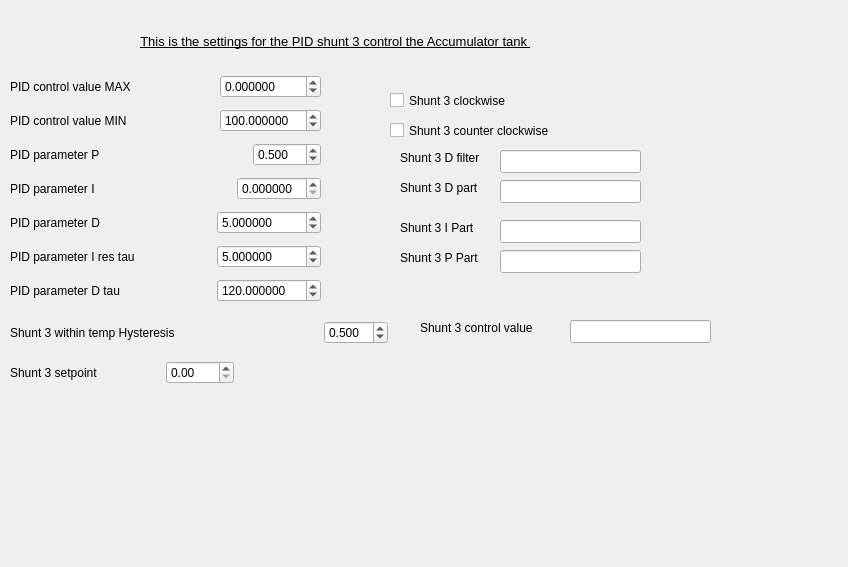
<?xml version="1.0" encoding="UTF-8"?>
<ui version="4.0">
 <class>view_shunt3_regulator</class>
 <widget class="QDialog" name="view_shunt3_regulator">
  <property name="geometry">
   <rect>
    <x>0</x>
    <y>0</y>
    <width>848</width>
    <height>567</height>
   </rect>
  </property>
  <property name="windowTitle">
   <string>Dialog</string>
  </property>
  <widget class="QWidget" name="layoutWidget_2">
   <property name="geometry">
    <rect>
     <x>10</x>
     <y>70</y>
     <width>311</width>
     <height>241</height>
    </rect>
   </property>
   <layout class="QVBoxLayout" name="verticalLayout_40">
    <item>
     <layout class="QHBoxLayout" name="horizontalLayout_65">
      <item>
       <widget class="QLabel" name="label_111">
        <property name="minimumSize">
         <size>
          <width>150</width>
          <height>0</height>
         </size>
        </property>
        <property name="text">
         <string>PID control value MAX</string>
        </property>
       </widget>
      </item>
      <item>
       <spacer name="horizontalSpacer_19">
        <property name="orientation">
         <enum>Qt::Horizontal</enum>
        </property>
        <property name="sizeHint" stdset="0">
         <size>
          <width>40</width>
          <height>20</height>
         </size>
        </property>
       </spacer>
      </item>
      <item>
       <widget class="QDoubleSpinBox" name="doubleSpinBox_pid_shunt3_cvu">
        <property name="decimals">
         <number>6</number>
        </property>
        <property name="minimum">
         <double>-1000.000000000000000</double>
        </property>
        <property name="maximum">
         <double>1000.000000000000000</double>
        </property>
        <property name="value">
         <double>0.000000000000000</double>
        </property>
       </widget>
      </item>
     </layout>
    </item>
    <item>
     <layout class="QHBoxLayout" name="horizontalLayout_66">
      <item>
       <widget class="QLabel" name="label_112">
        <property name="minimumSize">
         <size>
          <width>150</width>
          <height>0</height>
         </size>
        </property>
        <property name="text">
         <string>PID control value MIN</string>
        </property>
       </widget>
      </item>
      <item>
       <spacer name="horizontalSpacer_20">
        <property name="orientation">
         <enum>Qt::Horizontal</enum>
        </property>
        <property name="sizeHint" stdset="0">
         <size>
          <width>40</width>
          <height>20</height>
         </size>
        </property>
       </spacer>
      </item>
      <item>
       <widget class="QDoubleSpinBox" name="doubleSpinBox_pid_shunt3_cvl">
        <property name="decimals">
         <number>6</number>
        </property>
        <property name="minimum">
         <double>-1000.000000000000000</double>
        </property>
        <property name="maximum">
         <double>1000.000000000000000</double>
        </property>
        <property name="value">
         <double>100.000000000000000</double>
        </property>
       </widget>
      </item>
     </layout>
    </item>
    <item>
     <layout class="QHBoxLayout" name="horizontalLayout_68">
      <item>
       <widget class="QLabel" name="label_113">
        <property name="minimumSize">
         <size>
          <width>150</width>
          <height>0</height>
         </size>
        </property>
        <property name="text">
         <string>PID parameter P</string>
        </property>
       </widget>
      </item>
      <item>
       <spacer name="horizontalSpacer_22">
        <property name="orientation">
         <enum>Qt::Horizontal</enum>
        </property>
        <property name="sizeHint" stdset="0">
         <size>
          <width>40</width>
          <height>20</height>
         </size>
        </property>
       </spacer>
      </item>
      <item>
       <widget class="QDoubleSpinBox" name="doubleSpinBox_shunt3_gain">
        <property name="decimals">
         <number>3</number>
        </property>
        <property name="minimum">
         <double>-10.000000000000000</double>
        </property>
        <property name="maximum">
         <double>10.000000000000000</double>
        </property>
        <property name="singleStep">
         <double>0.100000000000000</double>
        </property>
        <property name="value">
         <double>0.500000000000000</double>
        </property>
       </widget>
      </item>
     </layout>
    </item>
    <item>
     <layout class="QHBoxLayout" name="horizontalLayout_69">
      <item>
       <widget class="QLabel" name="label_114">
        <property name="minimumSize">
         <size>
          <width>150</width>
          <height>0</height>
         </size>
        </property>
        <property name="text">
         <string>PID parameter I</string>
        </property>
       </widget>
      </item>
      <item>
       <spacer name="horizontalSpacer_23">
        <property name="orientation">
         <enum>Qt::Horizontal</enum>
        </property>
        <property name="sizeHint" stdset="0">
         <size>
          <width>40</width>
          <height>20</height>
         </size>
        </property>
       </spacer>
      </item>
      <item>
       <widget class="QDoubleSpinBox" name="doubleSpinBox_pid_shunt3_i">
        <property name="decimals">
         <number>6</number>
        </property>
        <property name="value">
         <double>0.000000000000000</double>
        </property>
       </widget>
      </item>
     </layout>
    </item>
    <item>
     <layout class="QHBoxLayout" name="horizontalLayout_70">
      <item>
       <widget class="QLabel" name="label_120">
        <property name="minimumSize">
         <size>
          <width>150</width>
          <height>0</height>
         </size>
        </property>
        <property name="text">
         <string>PID parameter D</string>
        </property>
       </widget>
      </item>
      <item>
       <spacer name="horizontalSpacer_24">
        <property name="orientation">
         <enum>Qt::Horizontal</enum>
        </property>
        <property name="sizeHint" stdset="0">
         <size>
          <width>40</width>
          <height>20</height>
         </size>
        </property>
       </spacer>
      </item>
      <item>
       <widget class="QDoubleSpinBox" name="doubleSpinBox_pid_shunt3_d">
        <property name="decimals">
         <number>6</number>
        </property>
        <property name="maximum">
         <double>99999.000000000000000</double>
        </property>
        <property name="value">
         <double>5.000000000000000</double>
        </property>
       </widget>
      </item>
     </layout>
    </item>
    <item>
     <layout class="QHBoxLayout" name="horizontalLayout_71">
      <item>
       <widget class="QLabel" name="label_121">
        <property name="minimumSize">
         <size>
          <width>150</width>
          <height>0</height>
         </size>
        </property>
        <property name="text">
         <string>PID parameter I res tau</string>
        </property>
       </widget>
      </item>
      <item>
       <spacer name="horizontalSpacer_26">
        <property name="orientation">
         <enum>Qt::Horizontal</enum>
        </property>
        <property name="sizeHint" stdset="0">
         <size>
          <width>40</width>
          <height>20</height>
         </size>
        </property>
       </spacer>
      </item>
      <item>
       <widget class="QDoubleSpinBox" name="doubleSpinBox_pid_shunt3_tau_i">
        <property name="decimals">
         <number>6</number>
        </property>
        <property name="maximum">
         <double>99999.990000000005239</double>
        </property>
        <property name="value">
         <double>5.000000000000000</double>
        </property>
       </widget>
      </item>
     </layout>
    </item>
    <item>
     <layout class="QHBoxLayout" name="horizontalLayout_72">
      <item>
       <widget class="QLabel" name="label_122">
        <property name="minimumSize">
         <size>
          <width>150</width>
          <height>0</height>
         </size>
        </property>
        <property name="text">
         <string>PID parameter D tau</string>
        </property>
       </widget>
      </item>
      <item>
       <spacer name="horizontalSpacer_27">
        <property name="orientation">
         <enum>Qt::Horizontal</enum>
        </property>
        <property name="sizeHint" stdset="0">
         <size>
          <width>40</width>
          <height>20</height>
         </size>
        </property>
       </spacer>
      </item>
      <item>
       <widget class="QDoubleSpinBox" name="doubleSpinBox_pid_shunt3_tau_d">
        <property name="decimals">
         <number>6</number>
        </property>
        <property name="maximum">
         <double>99999.990000000005239</double>
        </property>
        <property name="value">
         <double>120.000000000000000</double>
        </property>
       </widget>
      </item>
     </layout>
    </item>
   </layout>
  </widget>
  <widget class="QLabel" name="label_108">
   <property name="geometry">
    <rect>
     <x>40</x>
     <y>20</y>
     <width>591</width>
     <height>43</height>
    </rect>
   </property>
   <property name="font">
    <font>
     <pointsize>10</pointsize>
     <italic>false</italic>
     <underline>true</underline>
    </font>
   </property>
   <property name="text">
    <string>This is the settings for the PID shunt 3 control the Accumulator tank </string>
   </property>
   <property name="alignment">
    <set>Qt::AlignCenter</set>
   </property>
  </widget>
  <widget class="QLineEdit" name="lineEdit_shunt3_D_part">
   <property name="geometry">
    <rect>
     <x>500</x>
     <y>180</y>
     <width>141</width>
     <height>23</height>
    </rect>
   </property>
  </widget>
  <widget class="QLabel" name="label_124">
   <property name="geometry">
    <rect>
     <x>400</x>
     <y>180</y>
     <width>111</width>
     <height>16</height>
    </rect>
   </property>
   <property name="text">
    <string>Shunt 3 D part</string>
   </property>
  </widget>
  <widget class="QCheckBox" name="checkBox_shunt3_cw">
   <property name="geometry">
    <rect>
     <x>390</x>
     <y>90</y>
     <width>251</width>
     <height>21</height>
    </rect>
   </property>
   <property name="text">
    <string>Shunt 3 clockwise</string>
   </property>
  </widget>
  <widget class="QLineEdit" name="lineEdit_shunt3_D_filt">
   <property name="geometry">
    <rect>
     <x>500</x>
     <y>150</y>
     <width>141</width>
     <height>23</height>
    </rect>
   </property>
  </widget>
  <widget class="QLabel" name="label_123">
   <property name="geometry">
    <rect>
     <x>400</x>
     <y>150</y>
     <width>111</width>
     <height>16</height>
    </rect>
   </property>
   <property name="text">
    <string>Shunt 3 D filter</string>
   </property>
  </widget>
  <widget class="QCheckBox" name="checkBox_shunt3_ccw">
   <property name="geometry">
    <rect>
     <x>390</x>
     <y>120</y>
     <width>251</width>
     <height>21</height>
    </rect>
   </property>
   <property name="text">
    <string>Shunt 3 counter clockwise</string>
   </property>
  </widget>
  <widget class="QLineEdit" name="lineEdit_shunt3_cv">
   <property name="geometry">
    <rect>
     <x>570</x>
     <y>320</y>
     <width>141</width>
     <height>23</height>
    </rect>
   </property>
   <property name="text">
    <string/>
   </property>
  </widget>
  <widget class="QLabel" name="label_125">
   <property name="geometry">
    <rect>
     <x>420</x>
     <y>320</y>
     <width>181</width>
     <height>16</height>
    </rect>
   </property>
   <property name="text">
    <string>Shunt 3 control value</string>
   </property>
  </widget>
  <widget class="QLabel" name="label_126">
   <property name="geometry">
    <rect>
     <x>400</x>
     <y>220</y>
     <width>111</width>
     <height>16</height>
    </rect>
   </property>
   <property name="text">
    <string>Shunt 3 I Part</string>
   </property>
  </widget>
  <widget class="QLineEdit" name="lineEdit_shunt3_I_part">
   <property name="geometry">
    <rect>
     <x>500</x>
     <y>220</y>
     <width>141</width>
     <height>23</height>
    </rect>
   </property>
  </widget>
  <widget class="QWidget" name="layoutWidget">
   <property name="geometry">
    <rect>
     <x>10</x>
     <y>320</y>
     <width>378</width>
     <height>26</height>
    </rect>
   </property>
   <layout class="QHBoxLayout" name="horizontalLayout_63">
    <item>
     <widget class="QLabel" name="label_110">
      <property name="minimumSize">
       <size>
        <width>250</width>
        <height>0</height>
       </size>
      </property>
      <property name="text">
       <string>Shunt 3 within temp Hysteresis</string>
      </property>
     </widget>
    </item>
    <item>
     <spacer name="horizontalSpacer_21">
      <property name="orientation">
       <enum>Qt::Horizontal</enum>
      </property>
      <property name="sizeHint" stdset="0">
       <size>
        <width>40</width>
        <height>20</height>
       </size>
      </property>
     </spacer>
    </item>
    <item>
     <widget class="QDoubleSpinBox" name="doubleSpinBox_shunt3_hyst">
      <property name="decimals">
       <number>3</number>
      </property>
      <property name="maximum">
       <double>29.899999999999999</double>
      </property>
      <property name="singleStep">
       <double>0.100000000000000</double>
      </property>
      <property name="value">
       <double>0.500000000000000</double>
      </property>
     </widget>
    </item>
   </layout>
  </widget>
  <widget class="QLineEdit" name="lineEdit_shunt3_P_part">
   <property name="geometry">
    <rect>
     <x>500</x>
     <y>250</y>
     <width>141</width>
     <height>23</height>
    </rect>
   </property>
   <property name="text">
    <string/>
   </property>
  </widget>
  <widget class="QLabel" name="label_127">
   <property name="geometry">
    <rect>
     <x>400</x>
     <y>250</y>
     <width>111</width>
     <height>16</height>
    </rect>
   </property>
   <property name="text">
    <string>Shunt 3 P Part</string>
   </property>
  </widget>
  <widget class="QWidget" name="layoutWidget_14">
   <property name="geometry">
    <rect>
     <x>10</x>
     <y>360</y>
     <width>224</width>
     <height>26</height>
    </rect>
   </property>
   <layout class="QHBoxLayout" name="horizontalLayout_62">
    <item>
     <widget class="QLabel" name="label_109">
      <property name="minimumSize">
       <size>
        <width>150</width>
        <height>0</height>
       </size>
      </property>
      <property name="text">
       <string>Shunt 3 setpoint</string>
      </property>
     </widget>
    </item>
    <item>
     <widget class="QDoubleSpinBox" name="doubleSpinBox_shunt3_setp"/>
    </item>
   </layout>
  </widget>
 </widget>
 <resources/>
 <connections/>
</ui>
